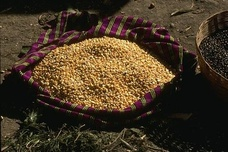
#> input picture images/jpg/58060.jpg, 228 x 152 px, shrunk from 481 x 321 before the run, given in place of trailer.jpg, which was not available
$ python hw1_1.py
#> lines starting #> are read from the running program, lines starting #| are printed output that depends on the picture; pictures that were not available may be replaced by others from this repository, and a replacement may not be noted
import numpy as np
import matplotlib.pyplot as plt
import cv2
from skimage.exposure import cumulative_distribution

def hist_cizdir(imge, baslik):

    # İmgenin RGB kanallarına ayrılması
    R, B, G = cv2.split(imge)
    channels = [R, G, B]
    colors = ('r', 'g', 'b')

    # Her bir kanalın histogramının çizdirilmesi
    for channel, col in zip(channels, colors):
        plt.hist(channel.flat, bins=256, range=(0, 255), color=col)
        plt.xlabel("Piksel Değerleri")
        plt.ylabel("Piksel Sayısı")
        plt.title(baslik)
        plt.show()


# İmge isleme sonucunun çizdirilmesi
def plotResult(imInput, imTemplate, imResult):
    plt.figure(figsize=(10,7))
    plt.subplot(1,3,1)
    plt.title('Kaynak İmge')
    plt.imshow(imInput, cmap='gray')
    plt.axis('off')
    plt.subplot(1,3,2)
    plt.title('Hedef İmge')
    plt.imshow(imTemplate, cmap='gray')
    plt.axis('off')
    plt.subplot(1,3,3)
    plt.title('Eşlenmiş İmge')
    plt.imshow(imResult, cmap='gray')
    plt.axis('off')
    plt.show()

# İmgenin okunması
kaynak_imge = cv2.imread('../images/jpg/trailer.jpg')
#> kaynak_imge is the input picture: shape (152, 228, 3); mean B, G, R 35.8, 54.5, 69.4
rgb_im = cv2.cvtColor(kaynak_imge, cv2.COLOR_BGR2RGB)
# İmgenin RGB kanallarına ayrılması
R, B, G = cv2.split(rgb_im)
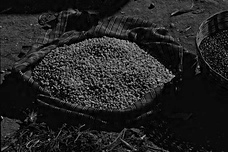
#> G: shape (152, 228); min 0, max 201, mean 35.8

hist_cizdir(rgb_im, "Kaynak İmge RGB Histogram")
#> the loop in hist_cizdir, `for channel, col in zip(channels, colors):` made 3 passes
#> col on passes 1 to 3: 'r', 'g', 'b'

# Her bir kanalda histogram eşitleme işleminin yapılması
equalized_hist_R = cv2.equalizeHist(R)
equalized_hist_G = cv2.equalizeHist(G)
equalized_hist_B = cv2.equalizeHist(B)

equalized_hist = [equalized_hist_R, equalized_hist_G, equalized_hist_B]
merged_eqaulized_hist = cv2.merge(equalized_hist)
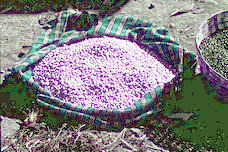
#> merged_eqaulized_hist: shape (152, 228, 3); mean of channels 0, 1, 2 129.7, 126.3, 130.3; drawn as B, G, R
hist_cizdir(merged_eqaulized_hist, "Kaynak İmge Eşitlenmiş Histogram")
#> the loop in hist_cizdir (call 2), `for channel, col in zip(channels, colors):` made 3 passes

colors = ('r', 'g', 'b')
# Her bir kanalın eşitlenmiş histogramının birleştirilip çizdirilmesi
for i, col in enumerate(colors):
    hist = cv2.calcHist([kaynak_imge], [i], None, [256], [0, 256])
    plt.plot(hist, color=col)
    plt.xlim([0, 256])
plt.title("Kaynak İmge Birleştirilmiş Eşitlenmiş Histogram")
plt.show()
#> figure, not shown here; curve peaks at x = 11, y = 3314; curve peaks at x = 12, y = 3963; curve peaks at x = 10, y = 3371

hedef_imge = cv2.imread('../images/jpg/tomato.jpg')
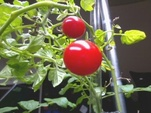
#> input picture images/jpg/tomato.jpg, 151 x 113 px, shrunk from 318 x 238 before the run
#> hedef_imge is the input picture: shape (113, 151, 3); mean B, G, R 79.4, 111.8, 115.2
merged_equalized_hist = cv2.merge((equalized_hist_R, equalized_hist_G, equalized_hist_B))

# CDF hesaplanması
def cdf_hesapla(image):
    cdf, bins = cumulative_distribution(image)
#> cdf = 256 values from 0.0114 to 1; bins = 256 values from 0 to 255
    cdf = np.insert(cdf, 0, [0]*bins[0])
    cdf = np.append(cdf, [1]*(255-bins[-1]))
    return cdf

# histogram eslemenin yapilmasi
def hist_esleme(cdfInput, cdfTemplate, imageInput):
    pixels = np.arange(256)
    pixelValues = np.arange(256)
    new_pixels = np.interp(cdfInput, cdfTemplate, pixels)
    imageMatch = (np.reshape(new_pixels[imageInput.ravel()], imageInput.shape)).astype(np.uint8)
    return imageMatch


# CDF hesaplanması
cdf_kaynak_imge = cdf_hesapla(kaynak_imge)
#> cdf_kaynak_imge = 256 values from 0.0114 to 1
cdf_hedef_imge = cdf_hesapla(hedef_imge)
#> cdf_hedef_imge = 256 values from 0.000273 to 1
esleme_sonuc = hist_esleme(cdf_kaynak_imge, cdf_hedef_imge, kaynak_imge)
#> in hist_esleme, `new_pixels = np.interp(cdfInput, cdfTemplate, pixels)`: new_pixels = 256 values from 23.46 to 255

hist_cizdir(hedef_imge, "Hedef İmge RGB Histogram (tomato.jpg)")
#> call 3 of hist_cizdir, with baslik = 'Hedef İmge RGB Histogram (tomato.jpg)'
#> in hist_cizdir (call 3), `R, B, G = cv2.split(imge)`:
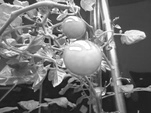
#> G: shape (113, 151); min 14, max 255, mean 115.2
#> the loop in hist_cizdir (call 3), `for channel, col in zip(channels, colors):` made 3 passes
hist_cizdir(esleme_sonuc, "Eşlenmiş İmge RGB Histogram (trailer.jpg)")
#> in hist_cizdir (call 4), `R, B, G = cv2.split(imge)`:
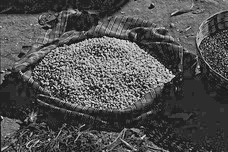
#> R: shape (152, 228); min 23, max 243, mean 80.8
#> in hist_cizdir (call 4), `R, B, G = cv2.split(imge)`:
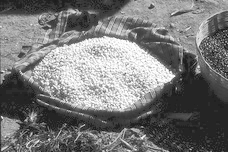
#> G: shape (152, 228); min 23, max 255, mean 119.8
#> the loop in hist_cizdir (call 4), `for channel, col in zip(channels, colors):` made 3 passes
#> pass 2, in hist_cizdir (call 4), `plt.show()`:
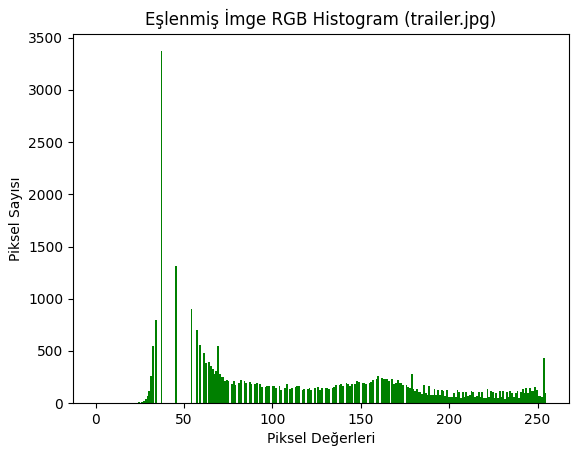
#> figure drawn by matplotlib, 1 panel; tallest bar 3371 high, from x = 36.86 to 37.85
plotResult(kaynak_imge, hedef_imge, esleme_sonuc)
